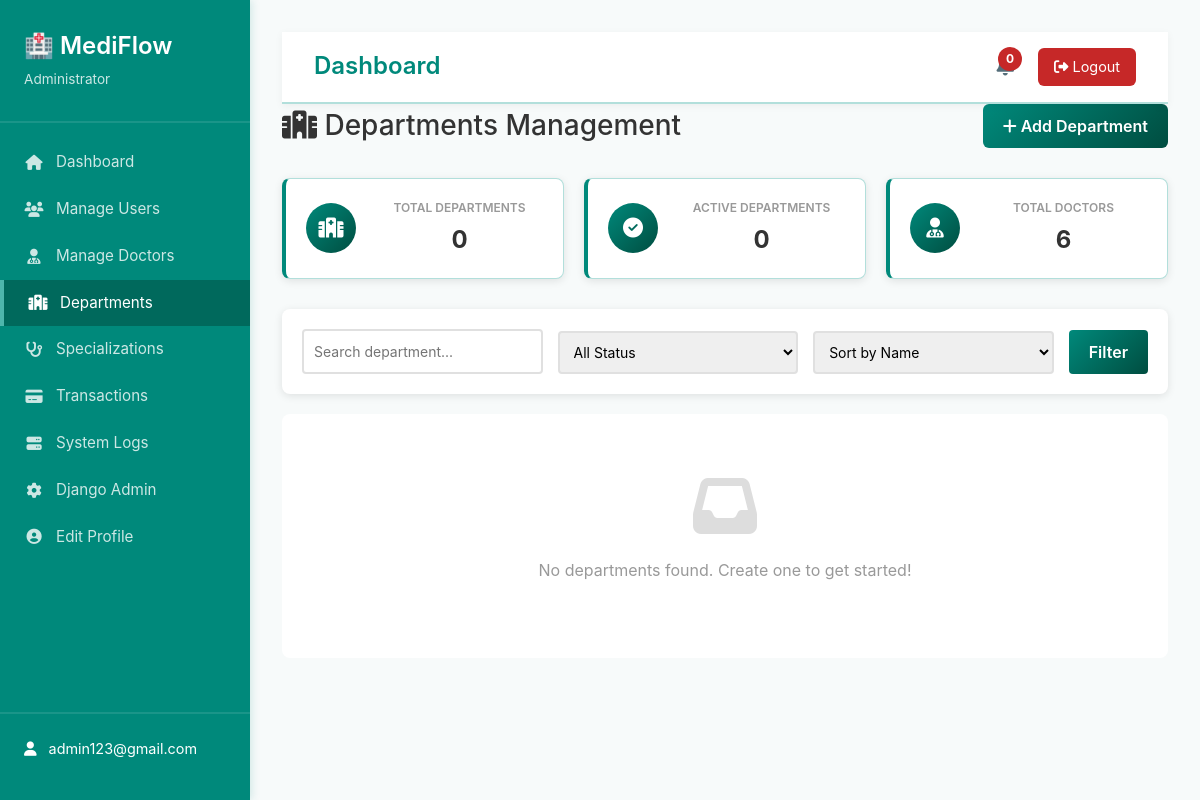
The page /dashboard/departments/ (signed in) on the database as committed earlier.
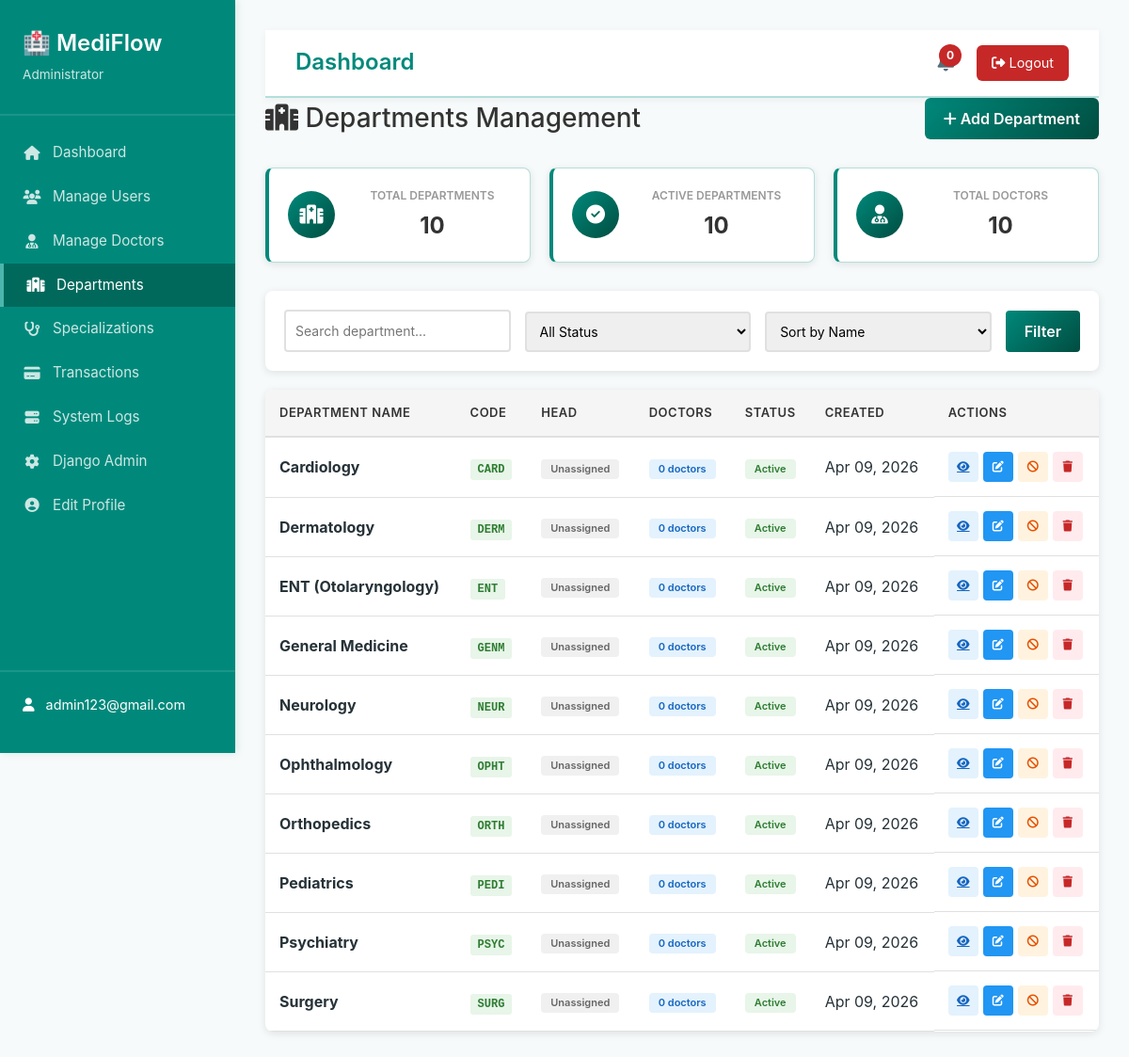
The same page on the database as committed later.
### admin_management/models.py (models this page shows, shortened)
class Department(models.Model):
    name = models.CharField(max_length=100, unique=True)
    code = models.CharField(max_length=20, unique=True, db_index=True, default='DEPT')
    description = models.TextField(blank=True)
    head_of_department = models.ForeignKey(CustomUser, on_delete=models.SET_NULL, null=True, blank=True, limit_choices_to={'role': 'DOCTOR'}, related_name='head_departments')
    status = models.CharField(max_length=20, choices=[('active', 'Active'), ('inactive', 'Inactive')], default='active')
    is_active = models.BooleanField(default=True)
    created_at = models.DateTimeField(auto_now_add=True)
    updated_at = models.DateTimeField(auto_now=True)
    class Meta:
        ordering = ['name']
        verbose_name_plural = 'Departments'
    @property
    def doctor_count(self):
        return 0

### admin_management/views.py (the view, shortened to what this page needs)
# urls.py: path('departments/', views.departments, name='departments'),
@login_required
@user_passes_test(is_admin)
def departments(request):
    departments = Department.objects.all()
    search_query = request.GET.get('search', '')
    status_filter = request.GET.get('status', '')
    sort_by = request.GET.get('sort', 'name')
    if search_query:
        departments = departments.filter(
            Q(name__icontains=search_query) |
            Q(code__icontains=search_query)
        )
    if status_filter:
        departments = departments.filter(status=status_filter)
    departments = departments.order_by(sort_by)
    total_departments = Department.objects.count()
    active_departments = Department.objects.filter(status='active').count()
    context = {
        'departments': departments,
        'doctors': CustomUser.objects.filter(role='DOCTOR', is_active=True),
        'total_departments': total_departments,
        'active_departments': active_departments,
        'search_query': search_query,
        'status_filter': status_filter,
        'sort_by': sort_by,
    }
    return render(request, 'admin_management/departments.html', context)

### admin_management/views.py (called while the page is built)
def is_admin(user):
    return user.is_staff or user.role == 'ADMIN'

### templates/admin_management/departments.html (shortened to what the changed rows need)
{% extends 'admin_management/base_admin.html' %}
{% block content %}
<div class="admin-content">
    <div class="page-header">
        <h1><i class="fas fa-hospital"></i> Departments Management</h1>
    </div>
    <div class="stats-grid">
        <div class="stat-card">
            <div class="stat-content">
                <p class="stat-label">Total Departments</p>
                <p class="stat-value">{{ total_departments }}</p>
            </div>
        </div>
        <div class="stat-card">
            <div class="stat-content">
                <p class="stat-label">Active Departments</p>
                <p class="stat-value">{{ active_departments }}</p>
            </div>
        </div>
        <div class="stat-card">
            <div class="stat-content">
                <p class="stat-label">Total Doctors</p>
                <p class="stat-value">{{ doctors|length }}</p>
            </div>
        </div>
    </div>
    <div class="departments-table">
        {% if departments %}
            <table class="data-table">
                <thead>
                    <tr>
                        <th>Department Name</th>
                        <th>Code</th>
                        <th>Head</th>
                        <th>Doctors</th>
                        <th>Status</th>
                        <th>Created</th>
                        <th>Actions</th>
                    </tr>
                </thead>
                <tbody>
                    {% for department in departments %}
                    <tr>
                        <td>
                            <strong>{{ department.name }}</strong>
                        </td>
                        <td>
                            <code class="dept-code">{{ department.code }}</code>
                        </td>
                        <td>
                            {% if department.head_of_department %}
                                <span class="doctor-name">{{ department.head_of_department.get_full_name }}</span>
                            {% else %}
                                <span class="badge badge-secondary">Unassigned</span>
                            {% endif %}
                        </td>
                        <td>
                            <span class="badge badge-info">{{ department.doctor_count }} doctors</span>
                        </td>
                        <td>
                            <span class="badge badge-{% if department.status == 'active' %}success{% else %}danger{% endif %}">
                                {{ department.get_status_display }}
                            </span>
                        </td>
                        <td>{{ department.created_at|date:"M d, Y" }}</td>
                        <td class="action-buttons">
                            <a href="{% url 'admin_management:department_detail' department.id %}" class="btn-small btn-info" title="View Details">
                                <i class="fas fa-eye"></i>
                            </a>
                            <button class="btn-small btn-edit" onclick="editDept({{ department.id }}, '{{ department.name }}', '{{ department.code }}', '{{ department.description|escapejs }}')">
                                <i class="fas fa-edit"></i>
                            </button>
                            <form method="POST" action="{% url 'admin_management:department_action' department.id 'toggle' %}" style="display:inline;">
                                <button type="submit" class="btn-small btn-{% if department.status == 'active' %}warning{% else %}success{% endif %}" title="Toggle Status">
                                    <i class="fas fa-{% if department.status == 'active' %}ban{% else %}check{% endif %}"></i>
                                </button>
                            </form>
                            <form method="POST" action="{% url 'admin_management:department_action' department.id 'delete' %}" style="display:inline;" onsubmit="return confirm('Delete this department?');">
                                <button type="submit" class="btn-small btn-danger" title="Delete">
                                    <i class="fas fa-trash"></i>
                                </button>
                            </form>
                        </td>
                    </tr>
                    {% endfor %}
                </tbody>
            </table>
        {% else %}
            <div class="empty-state">
                <i class="fas fa-inbox"></i>
                <p>No departments found. Create one to get started!</p>
            </div>
        {% endif %}
    </div>
</div>
{% endblock %}

Rows that differ between the two databases and show on the page:
added Department: name "Cardiology", code "CARD", shows "Unassigned", doctor_count "0", status "Active", created_at "Apr 09, 2026"
added Department: name "Dermatology", code "DERM", shows "Unassigned", doctor_count "0", status "Active", created_at "Apr 09, 2026"
added Department: name "ENT (Otolaryngology)", code "ENT", shows "Unassigned", doctor_count "0", status "Active", created_at "Apr 09, 2026"
added Department: name "General Medicine", code "GENM", shows "Unassigned", doctor_count "0", status "Active", created_at "Apr 09, 2026"
added Department: name "Neurology", code "NEUR", shows "Unassigned", doctor_count "0", status "Active", created_at "Apr 09, 2026"
added Department: name "Ophthalmology", code "OPHT", shows "Unassigned", doctor_count "0", status "Active", created_at "Apr 09, 2026"
added Department: name "Orthopedics", code "ORTH", shows "Unassigned", doctor_count "0", status "Active", created_at "Apr 09, 2026"
added Department: name "Pediatrics", code "PEDI", shows "Unassigned", doctor_count "0", status "Active", created_at "Apr 09, 2026"
added Department: name "Psychiatry", code "PSYC", shows "Unassigned", doctor_count "0", status "Active", created_at "Apr 09, 2026"
added Department: name "Surgery", code "SURG", shows "Unassigned", doctor_count "0", status "Active", created_at "Apr 09, 2026"
Other text that changed with them:
{{ total_departments }}: "0" → "10"
{{ active_departments }}: "0" → "10"
{{ doctors|length }}: "6" → "10"
text no longer shown: "No departments found. Create one to get started!"
text now shown: "DEPARTMENT NAME CODE HEAD DOCTORS STATUS CREATED ACTIONS"
